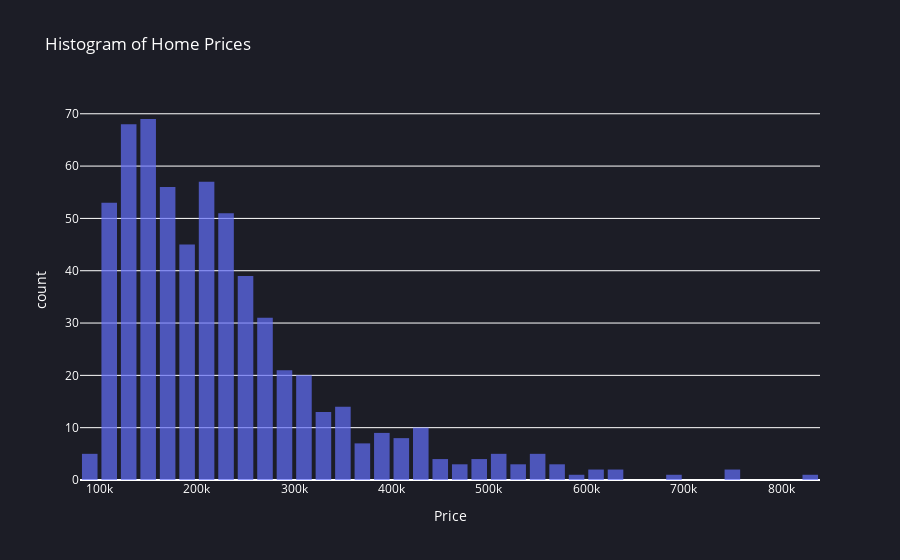

Here is the notebook cell this chart was saved with:
### Code cell
fig = px.histogram(df, x="Price", title='Histogram of Home Prices', opacity=0.7)
fig.update_layout(bargap=0.2,plot_bgcolor='#1c1d26',paper_bgcolor='#1c1d26',font=dict(
        color='#FFFFFF'
    ))
fig.show()
fig.write_html('price_histogram.html')

### Figure 1 — Plotly figure (JSON) as saved in the notebook; plotly's stock layout.template omitted (floating-point values rounded to 4 significant figures; data arrays with more than 128 entries replaced by an {"elided": "..."} marker saying what was removed)
{"data": [{"alignmentgroup": "True", "bingroup": "x", "hovertemplate": "Price=%{x}<br>count=%{y}<extra></extra>", "legendgroup": "", "marker": {"color": "#636efa", "opacity": 0.7, "pattern": {"shape": ""}}, "name": "", "offsetgroup": "", "orientation": "v", "showlegend": false, "type": "histogram", "x": {"elided": "612 float values"}, "xaxis": "x", "yaxis": "y"}], "layout": {"bargap": 0.2, "barmode": "relative", "font": {"color": "#FFFFFF"}, "legend": {"tracegroupgap": 0}, "paper_bgcolor": "#1c1d26", "plot_bgcolor": "#1c1d26", "title": {"text": "Histogram of Home Prices"}, "xaxis": {"anchor": "y", "domain": [0, 1], "title": {"text": "Price"}}, "yaxis": {"anchor": "x", "domain": [0, 1], "title": {"text": "count"}}}}
